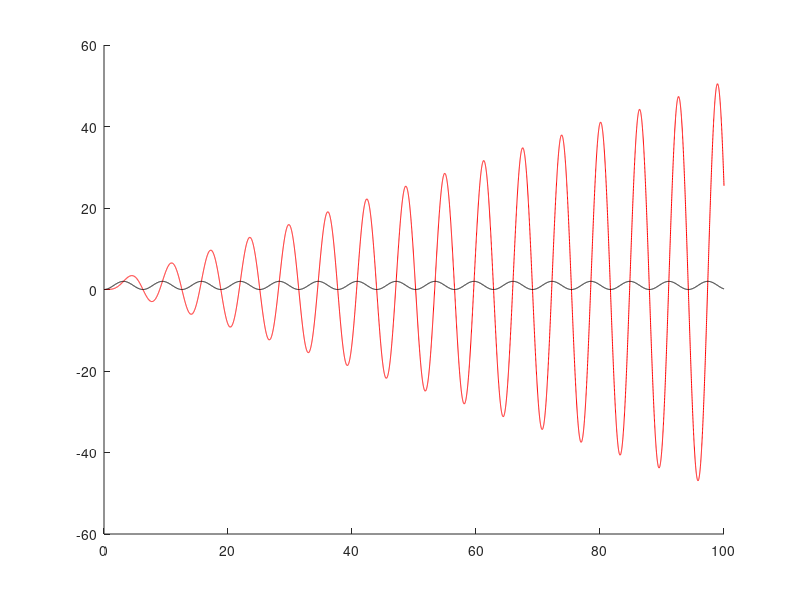

Write the MATLAB code that produced this figure.
clc 
close all
clear all

t=0:0.01:100;

num=[1]; 
den=[1 0 1]; 

sys=tf(num,den);
ju=step(sys,t);
%ju=impulse(sys,t);
y=lsim(sys,ju,t);
hold on
plot(t,y,'r')
plot(t,ju,'k')
hold off